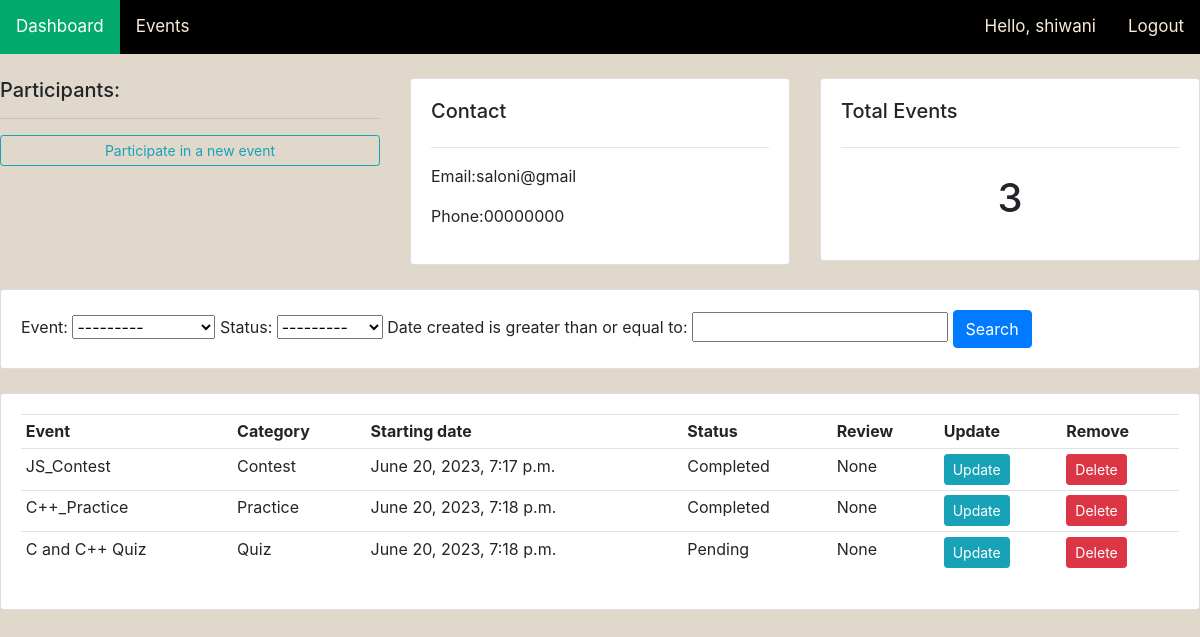
/participant/4/ (signed in), run on an earlier commit of the app's database.
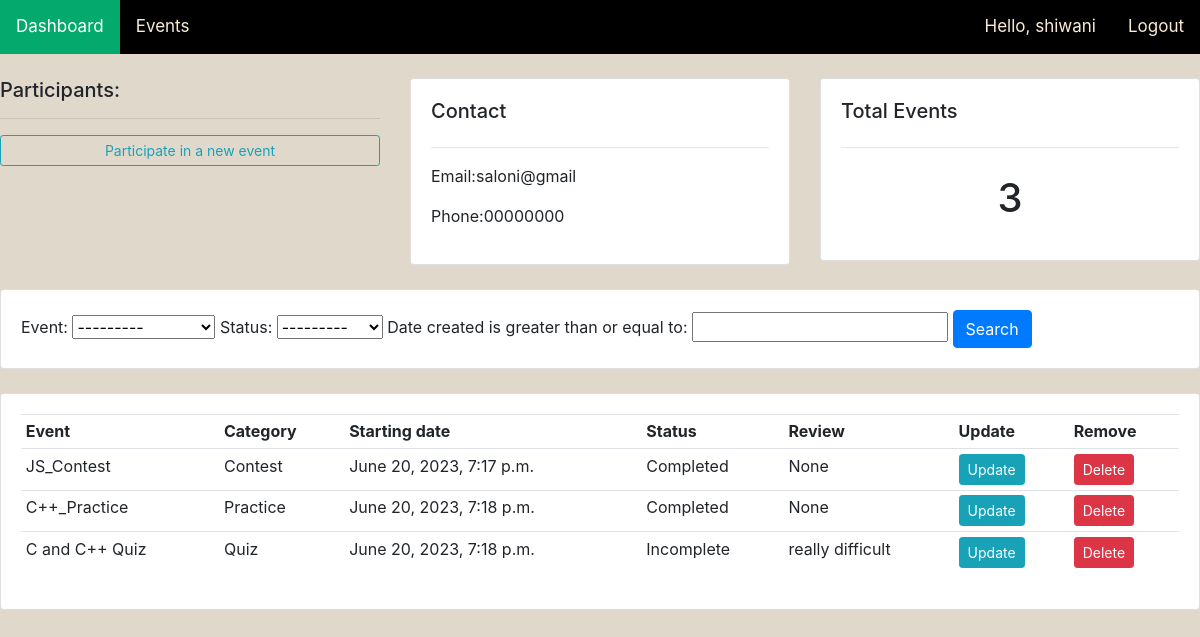
And on a later commit of the database.
### event/models.py (models this page shows, shortened)
class Event(models.Model):
    STATUS=(
        ('Pending','Pending'),
        ('Incomplete', 'Incomplete'),
        ('Completed', 'Completed'),
    )
    participant= models.ForeignKey(Participant, null=True, on_delete= models.SET_NULL)
    event= models.ForeignKey(Product, null=True, on_delete= models.SET_NULL)
    date_created= models.DateTimeField(auto_now_add=True, null=True)
    status= models.CharField(max_length=200, null=True, choices=STATUS)
    review= models.CharField(max_length=500, null=True)

class Product(models.Model):
    CATEGORY=(
        ('Quiz', 'Quiz'),
        ('Practice', 'Practice'),
        ('Contest', 'Contest'),
    )
    name= models.CharField(max_length=200, null=True)
    price= models.FloatField(null=True)
    category= models.CharField(max_length=200, null=True, choices=CATEGORY)
    description= models.CharField(max_length=200, null=True, blank=True)
    date_created= models.DateTimeField(auto_now_add=True, null=True)
    tags= models.ManyToManyField(Tag)
    def __str__(self):
        return self.name

### event/views.py (the view)
# urls.py: path('participant/<str:pk_test>/', views.participant, name="participant"),
@login_required(login_url='login')
def participant(request,pk_test):
    participant= Participant.objects.get(id=pk_test)
    events= participant.event_set.all()
    event_count=events.count()
    myFilter=EventFilter(request.GET, queryset=events)
    events= myFilter.qs
    context={'participant': participant, 'events': events,'event_count':event_count, 'myFilter':myFilter}
    return render(request, 'event/participant.html', context)

### event/templates/event/participant.html
{%  extends 'event/main.html' %}
{% block content %}
    <br>
    <div class="row">
        <div class="col-md">
            <div class=""card card-body>
                <h5>Participants:</h5>
                <hr>
                <a class="btn btn-outline-info  btn-sm btn-block" href="{% url 'create_event' participant.id %}">Participate in a new event</a>
            </div>
        </div>
        <div class="col-md">
            <div class="card card-body">
                <h5>Contact</h5>
                <hr>
                <p>Email:{{participant.email}}</p>
                <p>Phone:{{participant.phone}} </p>
            </div>
        </div>
        <div class="col-md">
            <div class="card card-body">
                <h5>Total Events</h5>
                <hr>
                <h1 style="text-align: center; padding: 10px">{{event_count}}</h1>
            </div>
        </div>
    </div>
<br>
    <div class="row">
        <div class="col">
            <div class="card card-body">
                <form method="get">
                    {{myFilter.form}}
                <button class="btn btn-primary" type="submit">Search</button>
                </form>
            </div>
        </div>
    </div>
    <br>
    <div class="row">
        <div class="col-md">
            <div class="card card-body">
                <table class="table table-sm">
                    <tr>
                        <th>Event</th>
                        <th>Category</th>
                        <th>Starting date</th>
                        <th>Status</th>
                        <th>Review</th>
                        <th>Update</th>
                        <th>Remove</th>
                    </tr>
                    {% for event in events %}
                    <tr>
                        <td>{{event.event}}</td>
                        <td>{{event.event.category}}</td>
                        <td>{{event.date_created}}</td>
                        <td>{{event.status}}</td>
                        <td>{{event.review}}</td>
                        <td><a class="btn btn-sm btn-info" href="{% url 'update_event' event.id %}">Update</a></td>
                        <td><a class="btn btn-sm btn-danger" href="{% url 'delete_event' event.id %}">Delete</a></td>
                    </tr>
                    {% endfor %}
                </table>
            </div>
        </div>
    </div>
{% endblock %}

What changed in the data, as far as the page shows it:
changed Event "C and C++ Quiz": status "Pending" → "Incomplete"; review "None" → "really difficult"
